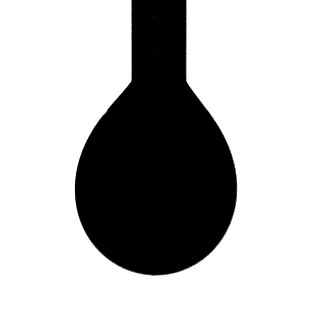
#> input picture images_experiment/220304_miliq_T17.7_S73.04.png, 323 x 323 px
$ jupyter execute --allow-errors BIPT1v.ipynb
#> lines starting #> are read from the running program, lines starting #| are printed output that depends on the picture; after the words box and inside, x2 and y2 are one past the last pixel; in counts of white or black regions, pixels touching at a corner belong together
### cost_function.py
import os.path
import glob
import cv2
from PIL import Image
import numpy as np

def __init__():
   return

def ResizeImage(filein,width,height):
    fileout=filein.resize((width,height),Image.Resampling.LANCZOS)
    return fileout


def img2bw(img):
    img_gray=img.convert('L') # rgb 2 gray
    array_img=np.array(img_gray) # img 2 array
    _,img_BW=cv2.threshold(array_img,0,255,cv2.THRESH_OTSU) # gray 2 bw
    return img_BW

# [44 lines left out: function cost, not called in this run]

### BIPT1v.ipynb
# Cost Function： 6 parameters

[cell 1]
import os.path
import glob
import cv2
import numpy as np
from PIL import Image
import matplotlib.pyplot as plt
from cost_function import cost, img2bw

[cell 2]
def ResizeImage(filein,width,height):
    fileout=filein.resize((width,height),Image.Resampling.LANCZOS)
    return fileout


def img2bw(img):
    img_gray=img.convert('L') # rgb 2 gray
    array_img=np.array(img_gray) # img 2 array
    _,img_BW=cv2.threshold(array_img,0,255,cv2.THRESH_OTSU) # gray 2 bw
    return img_BW

#> (a cell that did not finish here is left out)

[cell 4]
#input
x=20
#> x = 20
y=0
#> (the rest of this cell did not finish here and is left out)

#> (a cell that did not finish here is left out)

# Remove the Needle

[cell 6]
from PIL import Image
import numpy as np
from cost_function import img2bw, ResizeImage
import matplotlib.pyplot as plt

[cell 7]
path_ori=os.path.abspath('./images_experiment/220304_miliq_T17.7_S73.04.png')
img_ori=Image.open(path_ori)
#> img_ori is the input picture: PIL image 323x323 RGB; mean R, G, B 183.8, 184.5, 183.8

# Resize and convert img to nparray
w_ori,h_ori=img_ori.size
#> w_ori = 323; h_ori = 323
width=300
scaling_ori=width/w_ori # reshape the origin image to weight 100
#> scaling_ori = 0.929
w_ori2=int(scaling_ori*w_ori)
#> w_ori2 = 300
h_ori2=int(scaling_ori*h_ori)
#> h_ori2 = 300
A=img2bw(ResizeImage(img_ori,w_ori2,h_ori2))
#> in img2bw, `_,img_BW=cv2.threshold(array_img,0,255,cv2.THRESH_OTSU)`:
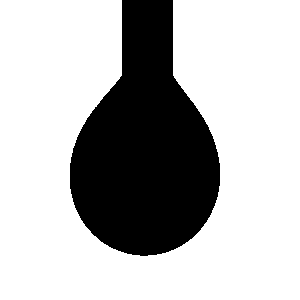
#> img_BW: shape (300, 300); 72.3% white; 1 black region, box (x1, y1, x2, y2) and area: (70, 0, 220, 256) 24908

Image.fromarray(np.uint8(A))

[cell 8]
left_edge=np.zeros(w_ori2)
#> left_edge = 300 values from 0 to 0
right_edge=np.zeros(w_ori2)
#> right_edge = 300 values from 0 to 0
for i in range(h_ori2):
    for j in range(w_ori2):
        if A[i,j-1]>=125 and A[i,j]<125:
            #print('Left position',i,j)
            left_edge[i]=j
        if A[i,j-1]<=125 and A[i,j]>125:
            #print('Right position',i,j)
            right_edge[i]=j

needle=np.abs(left_edge-right_edge)


plt.plot(needle)
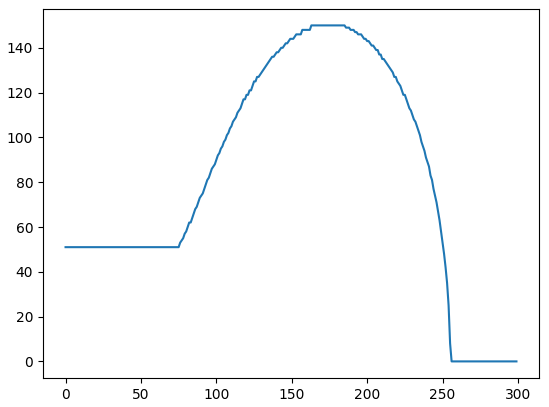
#> figure drawn by matplotlib, 1 panel; curve peaks at x = 163, y = 150

[cell 9]
end=0

for i in range(needle.shape[0]):
    if end == 0:
        i=i+1
    if abs((needle[i]-needle[0])/needle[0])>0.05:
        stopline=i
        end=end+1
#> after the loop, end = 223

[cell 10]
img_WON=np.zeros((h_ori2-stopline,w_ori2))
for i in range(h_ori2):
    if i>=stopline:
        img_WON[i-stopline,:]=A[i,:]
plt.imshow(img_WON,interpolation='nearest')
plt.show()
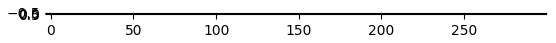
#> figure drawn by matplotlib, 1 panel
